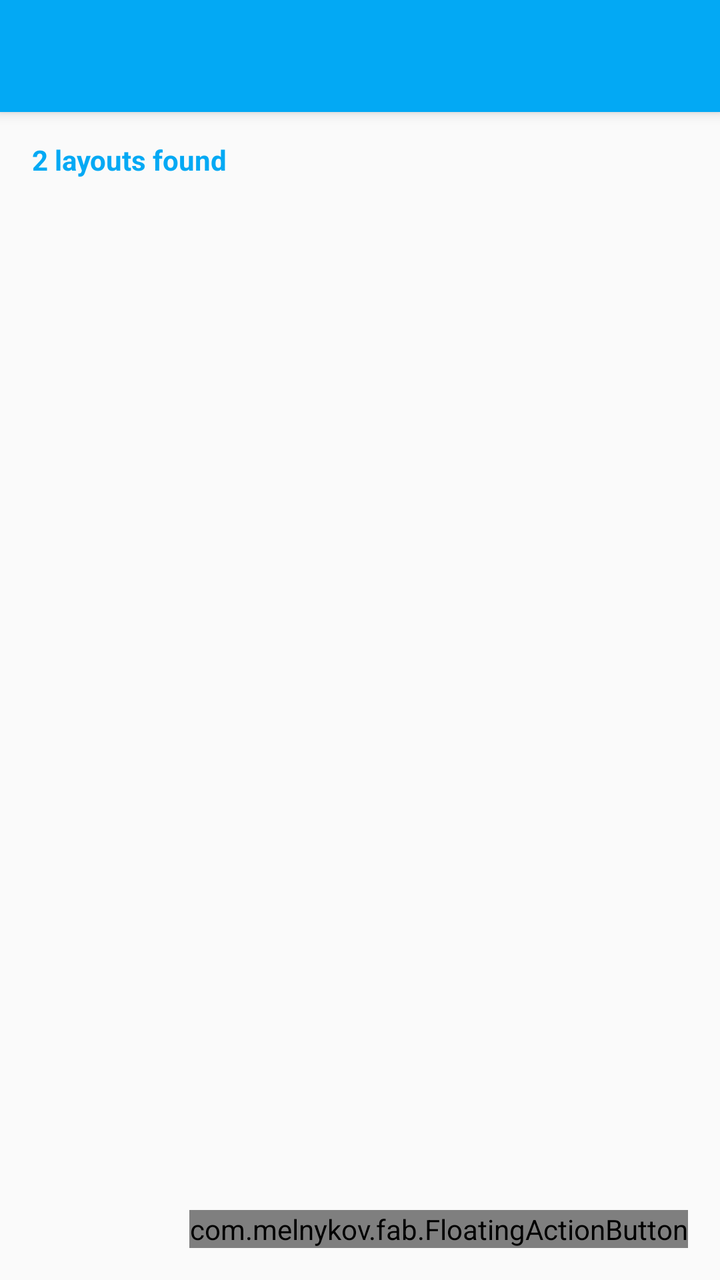
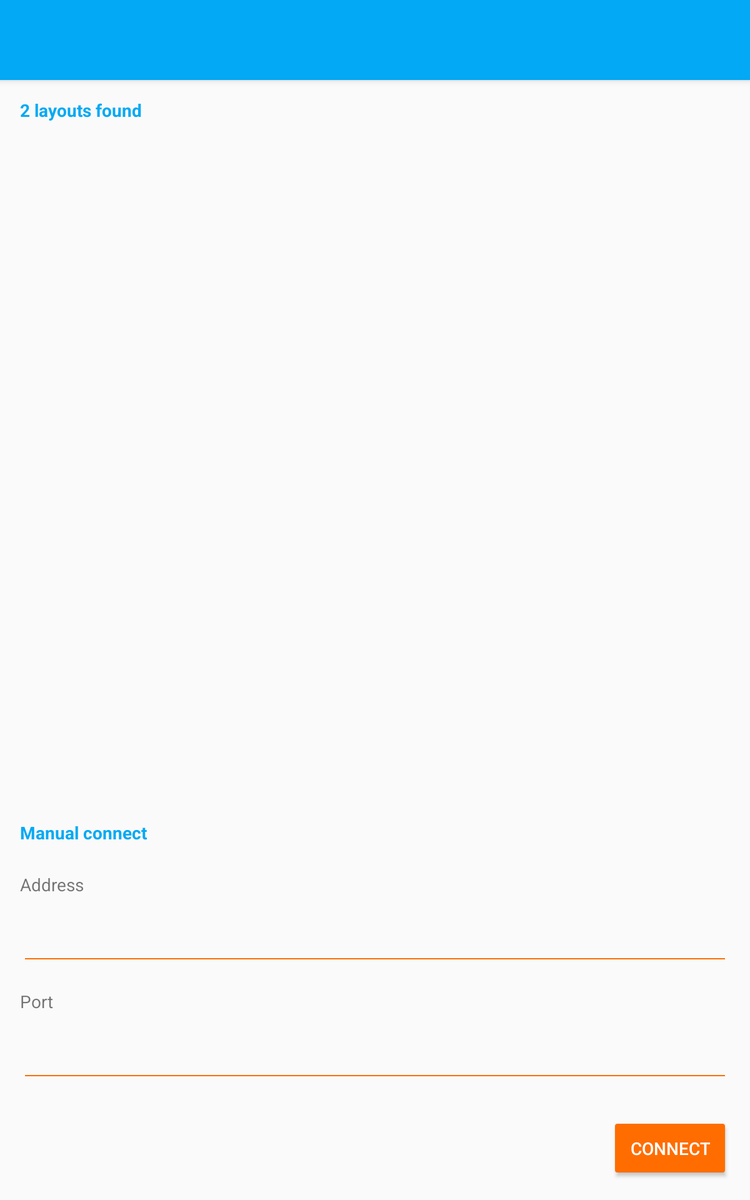

First picture: res/layout/ on a phone held upright. Second picture: the repository's own variant of that layout, on a device whose configuration matches the variant's folder. Source for both follows.
<!-- AndroidManifest.xml: application theme AppTheme -->
<!-- res/layout/activity_main.xml -->
<RelativeLayout xmlns:android="http://schemas.android.com/apk/res/android"
    xmlns:tools="http://schemas.android.com/tools"
    android:layout_width="match_parent"
    android:layout_height="match_parent"
    tools:context=".ActivityMain">

    <include layout="@layout/toolbar" />

    <include layout="@layout/include_activity_main_auto" />

    <com.melnykov.fab.FloatingActionButton xmlns:fab="http://schemas.android.com/apk/res-auto"
        android:id="@+id/activity_main_button_manual"
        android:layout_width="wrap_content"
        android:layout_height="wrap_content"
        android:layout_alignParentBottom="true"
        android:layout_alignParentRight="true"
        android:layout_gravity="bottom|right"
        android:layout_margin="16dp"
        android:src="@drawable/ic_manual_connect"
        fab:fab_colorNormal="@color/accent"
        fab:fab_colorPressed="@color/accent_light"
        fab:fab_colorRipple="@color/accent" />

    <RelativeLayout
        android:id="@+id/activity_main_manual_wrapper"
        android:layout_width="match_parent"
        android:layout_height="wrap_content"
        android:layout_alignParentBottom="true"
        android:background="@color/_FFFFFF"
        android:visibility="gone"
        android:elevation="16dp">

        <include
            layout="@layout/include_activity_main_manual"
            android:background="@color/_555555" />
    </RelativeLayout>

</RelativeLayout>
<!-- res/layout/toolbar.xml (included above) -->
<android.support.v7.widget.Toolbar xmlns:android="http://schemas.android.com/apk/res/android"
    xmlns:app="http://schemas.android.com/apk/res-auto"
    android:id="@+id/toolbar"
    android:layout_width="match_parent"
    android:layout_height="wrap_content"
    android:background="@color/primary"
    app:theme="@style/CustomToolbarTheme" />
<!-- res/layout/include_activity_main_auto.xml (included above) -->
<LinearLayout xmlns:android="http://schemas.android.com/apk/res/android"
    xmlns:tools="http://schemas.android.com/tools"
    android:layout_width="match_parent"
    android:layout_height="match_parent"
    android:layout_below="@id/toolbar"
    android:orientation="vertical">

    <TextView
        android:id="@+id/activity_main_layouts_heading_auto"
        android:layout_width="wrap_content"
        android:layout_height="48dp"
        android:layout_marginLeft="16dp"
        android:gravity="center_vertical"
        android:text="2 layouts found"
        android:textAppearance="@style/TextAppearance.ListSubheader" />

    <RelativeLayout
        android:layout_width="match_parent"
        android:layout_height="match_parent">

        <ListView
            android:id="@+id/activity_main_services_list"
            android:layout_width="match_parent"
            android:layout_height="match_parent"
            tools:listitem="@layout/activity_main_services_list_item"
            android:divider="@null"/>

        <TextView
            android:id="@+id/activity_main_services_empty_item_message"
            android:layout_width="match_parent"
            android:layout_height="wrap_content"
            android:layout_centerVertical="true"
            android:gravity="center"
            android:padding="16dp"
            android:text="@string/label_no_layouts_found"
            android:textAppearance="@style/TextAppearance.AppCompat.Medium"
            android:visibility="gone" />

    </RelativeLayout>

</LinearLayout>
<!-- res/layout/include_activity_main_manual.xml (included above) -->
<LinearLayout xmlns:android="http://schemas.android.com/apk/res/android"
    android:id="@+id/activity_main_manual"
    android:layout_width="match_parent"
    android:layout_height="wrap_content"
    android:orientation="vertical"
    android:descendantFocusability="beforeDescendants"
    android:focusableInTouchMode="true">

    <TextView
        android:id="@+id/activity_main_layouts_heading_manual"
        android:layout_width="wrap_content"
        android:layout_height="48dp"
        android:layout_marginLeft="16dp"
        android:gravity="center_vertical"
        android:text="@string/title_manual_connect"
        android:textAppearance="@style/TextAppearance.ListSubheader" />

    <TextView
        android:layout_width="wrap_content"
        android:layout_height="wrap_content"
        android:layout_marginLeft="16dp"
        android:layout_marginTop="8dp"
        android:text="@string/label_address"
        android:textAppearance="?android:attr/textAppearanceSmall" />

    <AutoCompleteTextView
        android:id="@+id/activity_main_manual_connection_address"
        style="@style/EditTextInput"
        android:digits="0123456789."
        android:layout_marginLeft="16dp"
        android:layout_marginRight="16dp"
        android:imeOptions="actionNext"
        android:inputType="number|numberDecimal"
        android:nextFocusForward="@+id/activity_main_manual_connection_port"
        android:selectAllOnFocus="true" />

    <TextView
        android:layout_width="wrap_content"
        android:layout_height="wrap_content"
        android:layout_marginLeft="16dp"
        android:layout_marginTop="8dp"
        android:text="@string/label_port"
        android:textAppearance="?android:attr/textAppearanceSmall" />

    <AutoCompleteTextView
        android:id="@+id/activity_main_manual_connection_port"
        style="@style/EditTextInput"
        android:imeOptions="actionGo"
        android:layout_marginLeft="16dp"
        android:layout_marginRight="16dp"
        android:inputType="numberDecimal"
        android:selectAllOnFocus="true" />

    <Button
        android:id="@+id/activity_main_button_connect"
        style="@style/ButtonLarge"
        android:layout_gravity="right"
        android:layout_width="wrap_content"
        android:layout_height="wrap_content"
        android:layout_margin="16dp"
        android:text="@string/title_connect"/>

</LinearLayout>
<!-- res/layout/activity_main_services_list_item.xml (included above) -->
<RelativeLayout xmlns:android="http://schemas.android.com/apk/res/android"
    xmlns:tools="http://schemas.android.com/tools"
    android:layout_width="match_parent"
    android:layout_height="wrap_content"
    android:paddingBottom="20dp"
    android:paddingTop="20dp">

    <ImageView
        android:id="@+id/files_list_item_icon"
        android:layout_width="24dp"
        android:layout_height="24dp"
        android:layout_centerVertical="true"
        android:layout_marginLeft="16dp"
        android:layout_marginRight="16dp"
        android:alpha="0.54"
        android:src="@drawable/ic_layout" />

    <TextView
        android:id="@+id/activity_main_services_list_item_name"
        android:layout_width="fill_parent"
        android:layout_height="wrap_content"
        android:layout_marginLeft="16dp"
        android:layout_toRightOf="@+id/files_list_item_icon"
        android:text="Model railway"
        android:textAppearance="?attr/textAppearanceListItem" />

    <TextView
        android:id="@+id/activity_main_services_list_item_address"
        android:layout_width="fill_parent"
        android:layout_height="wrap_content"
        android:layout_alignLeft="@+id/activity_main_services_list_item_name"
        android:layout_below="@+id/activity_main_services_list_item_name"
        android:text="192.168.1.2"
        android:textAppearance="?attr/textAppearanceListItemSmall" />

</RelativeLayout>
<!-- resources referenced by this layout -->
<resources>
  <color name="_555555">#555555</color>
  <color name="_FFFFFF">#FFFFFF</color>
  <color name="accent">#FF6D00</color>
  <color name="accent_light">#FF9100</color>
  <color name="primary">#03A9F4</color>
  <string name="label_address">Address</string>
  <string name="label_no_layouts_found">No layouts found. Touch the button below to connect manually.</string>
  <string name="label_port">Port</string>
  <string name="title_connect">Connect</string>
  <string name="title_manual_connect">Manual connect</string>
  <style name="ButtonLarge">
          <item name="android:minHeight">48dp</item>
          <item name="android:gravity">center</item>
          <item name="android:padding">16dp</item>
          <item name="android:textColor">@android:color/white</item>
  
      </style>
  <!-- from res/values-v21/ -->
  <style name="CustomToolbarTheme" parent="CustomToolbarTheme.Base">
  
          <item name="android:elevation">4dp</item>
      </style>
  <style name="EditTextInput">
          <item name="android:layout_width">match_parent</item>
          <item name="android:layout_height">wrap_content</item>
          <item name="android:layout_marginBottom">8dp</item>
          <item name="android:layout_marginTop">16dp</item>
          <item name="android:paddingBottom">8dp</item>
          <item name="android:textAppearance">?android:attr/textAppearanceMedium</item>
      </style>
  <style name="TextAppearance.ListSubheader" parent="TextAppearance.AppCompat.Small">
          <item name="android:textColor">?colorPrimary</item>
          <item name="android:textStyle">bold</item>
      </style>
  <style name="CustomToolbarTheme.Base" parent="ThemeOverlay.AppCompat.Dark.ActionBar">
          <item name="android:actionModeStyle">@style/ActionMode</item>
      </style>
  <!-- from res/values-v21/ -->
  <style name="AppBaseTheme" parent="Base">
  
          
  
  
  
  
  
          <item name="android:colorButtonNormal">?colorAccent</item>
          <item name="android:windowContentTransitions">true</item>
          <item name="android:windowAllowEnterTransitionOverlap">true</item>
          <item name="android:windowAllowReturnTransitionOverlap">true</item>
          <item name="android:windowSharedElementEnterTransition">@android:transition/move</item>
          <item name="android:windowSharedElementExitTransition">@android:transition/move</item>
          <item name="android:windowEnterTransition">@android:transition/slide_bottom</item>
          <item name="android:alertDialogTheme">@style/AppCompat.AlertDialog</item>
  
      </style>
  <color name="primary_dark">#0277BD</color>
  <style name="TextAppearance.ListItem" parent="TextAppearance.AppCompat.Subhead">
          <item name="android:textColor">?android:attr/textColorPrimary</item>
      </style>
  <style name="TextAppearance.ListItemSmall" parent="TextAppearance.AppCompat.Small">
          <item name="android:textColor">?android:attr/textColorSecondary</item>
      </style>
  <!-- from res/values-v21/ -->
  <style name="ListView" parent="android:Widget.Material.ListView" />
  <!-- from res/values-v21/ -->
  <style name="ActionMode" parent="ActionModeBase">
          <item name="android:elevation">0dp</item>
      </style>
  <style name="Base" parent="Theme.AppCompat.Light.NoActionBar" />
  <!-- from res/values-v21/ -->
  <style name="AppCompat.AlertDialog" parent="android:Theme.Material.Light.Dialog.Alert">
          <item name="android:colorPrimary">?colorPrimary</item>
          <item name="android:colorPrimaryDark">?colorPrimaryDark</item>
          <item name="android:colorAccent">?colorAccent</item>
      </style>
  <style name="ActionModeBase">
          <item name="background">?colorPrimary</item>
          <item name="android:backgroundSplit">?android:attr/actionModeSplitBackground</item>
          <item name="android:height">?android:attr/actionBarSize</item>
      </style>
</resources>
<!-- res/layout-sw600dp/activity_main.xml (the repository's variant of the layout above) -->
<!-- drawn on a 7-inch tablet held upright -->
<RelativeLayout xmlns:android="http://schemas.android.com/apk/res/android"
    xmlns:tools="http://schemas.android.com/tools"
    android:layout_width="match_parent"
    android:layout_height="match_parent"
    tools:context=".ActivityMain">

    <include layout="@layout/toolbar" />

    <include layout="@layout/include_activity_main_auto"
        android:layout_width="match_parent"
        android:layout_height="match_parent"
        android:layout_below="@id/toolbar"
        android:layout_above="@id/activity_main_manual_wrapper"/>


    <RelativeLayout
        android:id="@+id/activity_main_manual_wrapper"
        android:layout_width="match_parent"
        android:layout_height="wrap_content"
        android:layout_alignParentBottom="true">

        <include
            layout="@layout/include_activity_main_manual"
            android:background="@color/_555555" />
    </RelativeLayout>

</RelativeLayout>
<!-- resources referenced by the variant -->
<!-- as a 7-inch tablet held upright resolves them -->
<resources>
  <color name="_555555">#555555</color>
  <color name="primary">#03A9F4</color>
  <string name="label_address">Address</string>
  <!-- from res/values-sw600dp/ -->
  <string name="label_no_layouts_found">No layouts found. Use the panel below to connect manually.</string>
  <string name="label_port">Port</string>
  <string name="title_connect">Connect</string>
  <string name="title_manual_connect">Manual connect</string>
  <style name="ButtonLarge">
          <item name="android:minHeight">48dp</item>
          <item name="android:gravity">center</item>
          <item name="android:padding">16dp</item>
          <item name="android:textColor">@android:color/white</item>
  
      </style>
  <!-- from res/values-v21/ -->
  <style name="CustomToolbarTheme" parent="CustomToolbarTheme.Base">
  
          <item name="android:elevation">4dp</item>
      </style>
  <style name="EditTextInput">
          <item name="android:layout_width">match_parent</item>
          <item name="android:layout_height">wrap_content</item>
          <item name="android:layout_marginBottom">8dp</item>
          <item name="android:layout_marginTop">16dp</item>
          <item name="android:paddingBottom">8dp</item>
          <item name="android:textAppearance">?android:attr/textAppearanceMedium</item>
      </style>
  <style name="TextAppearance.ListSubheader" parent="TextAppearance.AppCompat.Small">
          <item name="android:textColor">?colorPrimary</item>
          <item name="android:textStyle">bold</item>
      </style>
  <style name="CustomToolbarTheme.Base" parent="ThemeOverlay.AppCompat.Dark.ActionBar">
          <item name="android:actionModeStyle">@style/ActionMode</item>
      </style>
  <!-- from res/values-v21/ -->
  <style name="AppBaseTheme" parent="Base">
  
          
  
  
  
  
  
          <item name="android:colorButtonNormal">?colorAccent</item>
          <item name="android:windowContentTransitions">true</item>
          <item name="android:windowAllowEnterTransitionOverlap">true</item>
          <item name="android:windowAllowReturnTransitionOverlap">true</item>
          <item name="android:windowSharedElementEnterTransition">@android:transition/move</item>
          <item name="android:windowSharedElementExitTransition">@android:transition/move</item>
          <item name="android:windowEnterTransition">@android:transition/slide_bottom</item>
          <item name="android:alertDialogTheme">@style/AppCompat.AlertDialog</item>
  
      </style>
  <color name="accent">#FF6D00</color>
  <color name="primary_dark">#0277BD</color>
  <color name="accent_light">#FF9100</color>
  <style name="TextAppearance.ListItem" parent="TextAppearance.AppCompat.Subhead">
          <item name="android:textColor">?android:attr/textColorPrimary</item>
      </style>
  <style name="TextAppearance.ListItemSmall" parent="TextAppearance.AppCompat.Small">
          <item name="android:textColor">?android:attr/textColorSecondary</item>
      </style>
  <!-- from res/values-v21/ -->
  <style name="ListView" parent="android:Widget.Material.ListView" />
  <!-- from res/values-v21/ -->
  <style name="ActionMode" parent="ActionModeBase">
          <item name="android:elevation">0dp</item>
      </style>
  <style name="Base" parent="Theme.AppCompat.Light.NoActionBar" />
  <!-- from res/values-v21/ -->
  <style name="AppCompat.AlertDialog" parent="android:Theme.Material.Light.Dialog.Alert">
          <item name="android:colorPrimary">?colorPrimary</item>
          <item name="android:colorPrimaryDark">?colorPrimaryDark</item>
          <item name="android:colorAccent">?colorAccent</item>
      </style>
  <style name="ActionModeBase">
          <item name="background">?colorPrimary</item>
          <item name="android:backgroundSplit">?android:attr/actionModeSplitBackground</item>
          <item name="android:height">?android:attr/actionBarSize</item>
      </style>
</resources>
